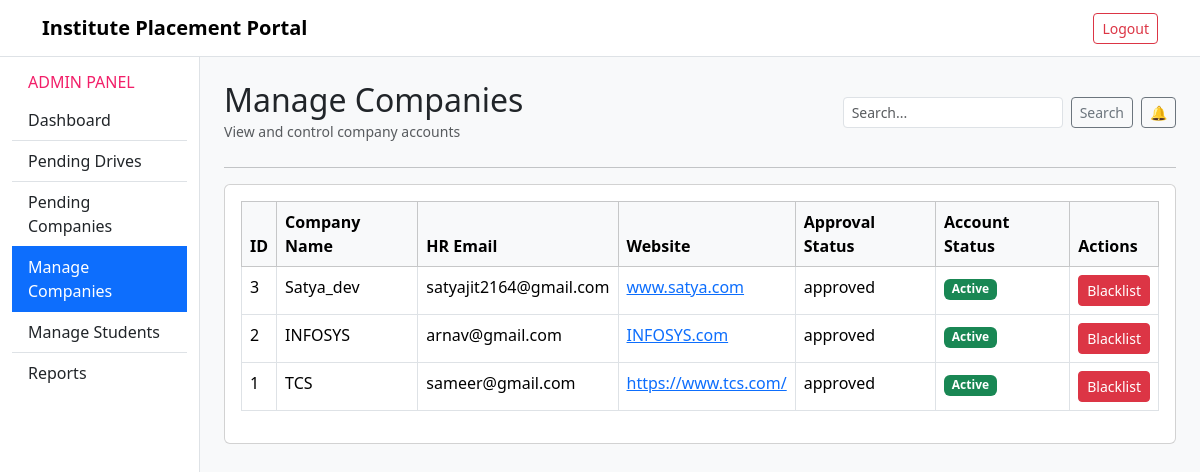
/admin/manage-companies (signed in), run on the app's committed database.
### app/models/company.py (models this page shows, shortened)
class Company(db.Model):
    __tablename__ = "companies"
    __table_args__ = (
        db.CheckConstraint(
            f"approval_status IN ('{COMPANY_PENDING}', "
            f"'{COMPANY_APPROVED}', "
            f"'{COMPANY_REJECTED}')",
            name="valid_company_status",
        ),
    )
    id = db.Column(db.Integer, primary_key=True)
    user_id = db.Column(
        db.Integer,
        db.ForeignKey("users.id", ondelete="CASCADE"),
        nullable=False,
        unique=True,
        index=True,
    )
    company_name = db.Column(db.String(150), nullable=False, index=True)
    hr_email = db.Column(db.String(120), nullable=False)
    website = db.Column(db.String(255), nullable=True)
    approval_status = db.Column(
        db.String(20),
        nullable=False,
        default=COMPANY_PENDING,
    )
    is_blacklisted = db.Column(
        db.Boolean,
        nullable=False,
        default=False,
    )
    created_at = db.Column(
        db.DateTime,
        nullable=False,
        server_default=db.func.current_timestamp(),
    )
    approved_at = db.Column(
        db.DateTime,
        nullable=True,
    )
    user = db.relationship(
        "User",
        backref=db.backref("company", uselist=False),
        passive_deletes=True,
    )
    drives = db.relationship(
        "PlacementDrive",
        back_populates="company",
        cascade="all, delete-orphan",
    )

### app/blueprints/admin/routes.py (the view)
@admin_bp.route("/manage-companies")
@login_required
@admin_required
def manage_companies_view():
    q = request.args.get("q", "").strip()
    page = request.args.get("page", 1, type=int)
    companies, pagination = ApprovalService.get_all_companies(q, page)
    return render_template(
        "admin/manage_companies.html",
        companies=companies,
        pagination=pagination,
    )

### app/extensions.py (called while the page is built)
@login_manager.user_loader #This decorator tells Flask-Login that this function will be used to load a user given their ID. When a user logs in, their ID is stored in the session. For subsequent requests, Flask-Login will call this function with the stored user ID to retrieve the user object from the database.
def load_user(user_id):
    from app.models.user import User
    return User.query.get(int(user_id))

### app/services/approval_service.py (called while the page is built, shortened)
    @staticmethod
    def _paginate(query, page, per_page=10):
        pagination = query.paginate(page=page, per_page=per_page, error_out=False)
        return pagination.items, pagination

    @staticmethod
    def get_all_companies(q, page):
        query = Company.query
        query = query.order_by(Company.id.desc())
        return ApprovalService._paginate(query, page)

### app/templates/admin/manage_companies.html (shortened to what this page needs)
{% extends "admin/layout.html" %}
{% block admin_header %}
  {% set title = "Manage Companies" %}
  {% set subtitle = "View and control company accounts" %}
  {% set show_search = true %}
  {% include
  "admin/components/_admin_header.html" %}
{% endblock %}
{% block admin_content
  %}
  <div class="card">
    <div class="card-body">
      <table class="table table-bordered table-hover">
        <thead class="table-light">
          <tr>
            <th>ID</th>
            <th>Company Name</th>
            <th>HR Email</th>
            <th>Website</th>
            <th>Approval Status</th>
            <th>Account Status</th>
            <th>Actions</th>
          </tr>
        </thead>
        <tbody>
          {% for company in companies %}
            <tr>
              <td>{{ company.id }}</td>
              <td>{{ company.company_name }}</td>
              <td>{{ company.hr_email }}</td>
              <td>
                <a href="{{ company.website }}" target="_blank">{{ company.website }}</a>
              </td>
              <td>{{ company.approval_status }}</td>
              <td>
                {% if company.is_blacklisted %}
                  <span class="badge bg-danger">Blacklisted</span>
                {% else %}
                  <span class="badge bg-success">Active</span>
                {% endif %}
              </td>
              <td>
                {% if not company.is_blacklisted %}
                  <form action="{{ url_for('admin.blacklist_company_view', company_id=company.id) }}"
                        method="POST"
                        style="display: inline">
                    <button class="btn btn-danger btn-sm">Blacklist</button>
                  </form>
                {% else %}
                  <form action="{{ url_for('admin.activate_company_view', company_id=company.id) }}"
                        method="POST"
                        style="display: inline">
                    <button class="btn btn-success btn-sm">Activate</button>
                  </form>
                {% endif %}
              </td>
            </tr>
          {% endfor %}
        </tbody>
      </table>
    </div>
  </div>
{% endblock %}

### data on the page
Company: id "3", company_name "Satya_dev", hr_email "satyajit2164@gmail.com", website "www.satya.com", approval_status "approved", is_blacklisted "Active"
Company: id "2", company_name "INFOSYS", hr_email "arnav@gmail.com", website "INFOSYS.com", approval_status "approved", is_blacklisted "Active"
Company: id "1", company_name "TCS", hr_email "sameer@gmail.com", website "https://www.tcs.com/", approval_status "approved", is_blacklisted "Active"

### other printed values
{{ title }} "Manage Companies"
{{ subtitle }} "View and control company accounts"
